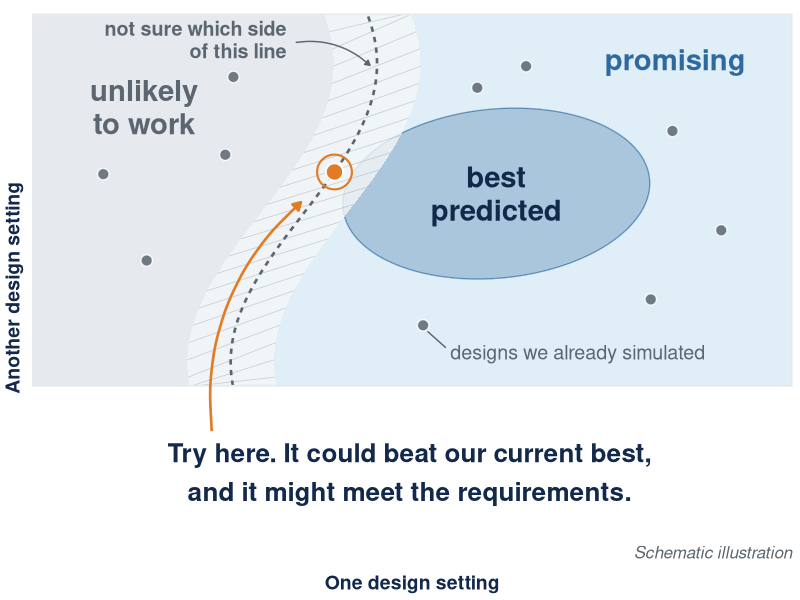

Generate this figure with R:
# make_fig_acquisition.R
# "Where should the next expensive simulation be spent?" for the generalist
# BATON-D deck. The file name is historical. The audience-facing vocabulary
# "acquisition function" is BANNED on slides and appears nowhere in the artwork.
#
# SCHEMATIC ILLUSTRATION. Nothing here is simulation output. The boundary, the
# uncertainty ribbon, the best-predicted sub-region and every plotted evaluation
# are hand-drawn constructs whose only job is to teach the idea that the search
# does NOT sample at the design it currently predicts is best. It samples where
# an expensive evaluation is most informative about improving the best design
# that also meets every requirement, meaning the uncertain edge next to the
# region that looks best.
#
# Generalist revision, 2026-09-05, against the owner review of slide 18.
#   - Three regions only, "unlikely to work", "promising", "best predicted".
#   - The three competing terms of the previous version are gone. "probably
#     feasible" becomes "promising", and "predicted best" and "fewest patients
#     predicted" are collapsed into the single region label "best predicted",
#     which is what the low-objective sub-region always was. The separate
#     diamond marker for the predicted-best point is removed with them.
#   - One large callout on the next simulation carries the two-part reason.
#   - Past evaluations are drawn with ONE glyph, labelled once. The earlier
#     cross-versus-dot pair asked the audience to decode a convention that was
#     never written down anywhere in the artwork.
#
# Brand palette ONLY: navy #13294B, carolina #4B9CD3, carolina-deep #2E6A9F,
# graphite #5B6670, fog #F4F6F8, mist #E6EAEF, accent orange #E07C24.

library(ggplot2)

navy     <- "#13294B"
carolina <- "#4B9CD3"
cdeep    <- "#2E6A9F"
graphite <- "#5B6670"
fog      <- "#F4F6F8"
mist     <- "#E6EAEF"
accent   <- "#E07C24"

xlim <- c(0, 14)
ylim <- c(0, 8.6)        # the map itself
ystrip <- -2.30          # the callout sits below the map, in white space

# ---- boundary between "unlikely to work" and "promising" --------------------
# unlikely to the LEFT of xb(y), promising to the RIGHT.
xb <- function(y) 5.0 + 1.35 * sin((y - 4) / 2.2)

yy <- seq(ylim[1], ylim[2], length.out = 400)
bx <- xb(yy)
band <- 0.80  # half-width of the "not sure" ribbon

bound_df <- data.frame(x = bx, y = yy)

unlikely_poly <- data.frame(
  x = c(bx, xlim[1], xlim[1]),
  y = c(yy, ylim[2], ylim[1])
)
promising_poly <- data.frame(
  x = c(bx, xlim[2], xlim[2]),
  y = c(yy, ylim[2], ylim[1])
)

band_df <- data.frame(y = yy, xmin = bx - band, xmax = bx + band)

# ---- best-predicted sub-region, inside the promising set --------------------
th <- seq(0, 2 * pi, length.out = 240)
ell <- function(cx, cy, a, b, rot = 0) {
  x0 <- a * cos(th); y0 <- b * sin(th)
  data.frame(x = cx + x0 * cos(rot) - y0 * sin(rot),
             y = cy + x0 * sin(rot) + y0 * cos(rot))
}
best_pred <- ell(8.55, 4.45, 2.85, 1.95, rot = 0.16)

# ---- light hatching so the pale ribbon stays visible on a projector ---------
ht <- seq(ylim[1] - 1.0, ylim[2] + 0.2, by = 0.40)
hatch <- data.frame(
  y    = ht,
  yend = ht + 0.80,
  x    = xb(ht) - band,
  xend = xb(ht + 0.80) + band
)
hatch <- hatch[hatch$yend > ylim[1] & hatch$y < ylim[2], ]
hatch$y    <- pmax(hatch$y, ylim[1])
hatch$yend <- pmin(hatch$yend, ylim[2])

# ---- designs already simulated, ONE glyph, both sides of the boundary -------
past <- data.frame(
  x = c(1.30, 3.70, 3.55, 2.10, 7.20, 9.10, 11.80, 11.40, 12.70, 8.20),
  y = c(4.90, 7.15, 5.35, 2.90, 1.40, 7.40,  5.90,  2.00,  3.60,  6.90)
)
next_pt <- data.frame(x = xb(4.95), y = 4.95)

# ---- panel ------------------------------------------------------------------
p <- ggplot() +
  # regions
  geom_polygon(data = unlikely_poly, aes(x, y), fill = mist, colour = NA) +
  geom_polygon(data = promising_poly, aes(x, y), fill = carolina,
               alpha = 0.17, colour = NA) +
  geom_polygon(data = best_pred, aes(x, y), fill = cdeep, alpha = 0.30, colour = NA) +
  geom_path(data = best_pred, aes(x, y), colour = cdeep, linewidth = 0.45, alpha = 0.65) +
  # the uncertain edge between them
  geom_ribbon(data = band_df, aes(y = y, xmin = xmin, xmax = xmax),
              fill = fog, alpha = 0.80) +
  geom_segment(data = hatch, aes(x = x, xend = xend, y = y, yend = yend),
               colour = graphite, linewidth = 0.28, alpha = 0.26) +
  geom_path(data = bound_df, aes(x, y), colour = graphite,
            linewidth = 0.9, linetype = "22") +
  # a frame around the map only, so the callout strip below stays white
  annotate("rect", xmin = xlim[1], xmax = xlim[2], ymin = ylim[1], ymax = ylim[2],
           fill = NA, colour = mist, linewidth = 0.6) +
  # designs already simulated
  geom_point(data = past, aes(x, y), shape = 21, fill = graphite,
             colour = "white", size = 3.4, stroke = 0.7, alpha = 0.85) +
  annotate("segment", x = 7.62, y = 0.88, xend = 7.28, yend = 1.26,
           linewidth = 0.5, colour = graphite) +
  annotate("text", x = 7.70, y = 0.78, hjust = 0, label = "designs we already simulated",
           colour = graphite, size = 5.0) +
  # the next simulation
  geom_point(data = next_pt, aes(x, y), shape = 21, fill = NA,
             colour = accent, size = 11.0, stroke = 1.1) +
  geom_point(data = next_pt, aes(x, y), shape = 21, fill = accent,
             colour = "white", size = 5.2, stroke = 0.9) +
  annotate("curve", x = 3.30, y = -1.05, xend = next_pt$x - 0.62, yend = next_pt$y - 0.70,
           curvature = -0.26, linewidth = 0.9, colour = accent,
           arrow = arrow(length = unit(0.22, "cm"), type = "closed")) +
  # the three regions
  annotate("text", x = 2.05, y = 6.45, label = "unlikely\nto work",
           colour = graphite, size = 7.4, fontface = "bold", lineheight = 0.95) +
  annotate("text", x = 11.85, y = 7.55, label = "promising",
           colour = cdeep, size = 7.4, fontface = "bold") +
  annotate("text", x = 8.55, y = 4.45, label = "best\npredicted",
           colour = navy, size = 7.4, fontface = "bold", lineheight = 0.95) +
  # what the ribbon along the boundary means
  annotate("curve", x = 4.85, y = 7.95, xend = 6.22, yend = 7.42,
           curvature = -0.24, linewidth = 0.5, colour = graphite,
           arrow = arrow(length = unit(0.14, "cm"), type = "closed")) +
  annotate("text", x = 4.68, y = 8.02, hjust = 1, label = "not sure which side\nof this line",
           colour = graphite, size = 5.0, fontface = "bold", lineheight = 0.95) +
  # the one callout the audience should leave with
  annotate("text", x = 6.95, y = ystrip + 0.75, hjust = 0.5, size = 6.6,
           label = "Try here. It could beat our current best,",
           colour = navy, fontface = "bold") +
  annotate("text", x = 6.95, y = ystrip - 0.15, hjust = 0.5, size = 6.6,
           label = "and it might meet the requirements.",
           colour = navy, fontface = "bold") +
  annotate("text", x = 14.0, y = ystrip - 1.55, hjust = 1, label = "Schematic illustration",
           colour = graphite, size = 4.3, fontface = "italic") +
  scale_x_continuous(limits = xlim, expand = c(0, 0)) +
  coord_cartesian(ylim = c(ystrip - 1.9, ylim[2] + 0.14), expand = FALSE, clip = "off") +
  labs(x = "One design setting", y = "Another design setting") +
  theme_minimal(base_size = 12) +
  theme(
    axis.title  = element_text(size = 14, face = "bold", colour = navy),
    axis.text   = element_blank(),
    panel.grid  = element_blank(),
    legend.position = "none",
    plot.margin = margin(6, 6, 4, 4)
  )

if (!dir.exists("images")) dir.create("images", showWarnings = FALSE)
ggsave("images/fig_acquisition_regions.png", p,
       width = 8.4, height = 4.9, dpi = 300, bg = "white")
cat("written: images/fig_acquisition_regions.png\n")
